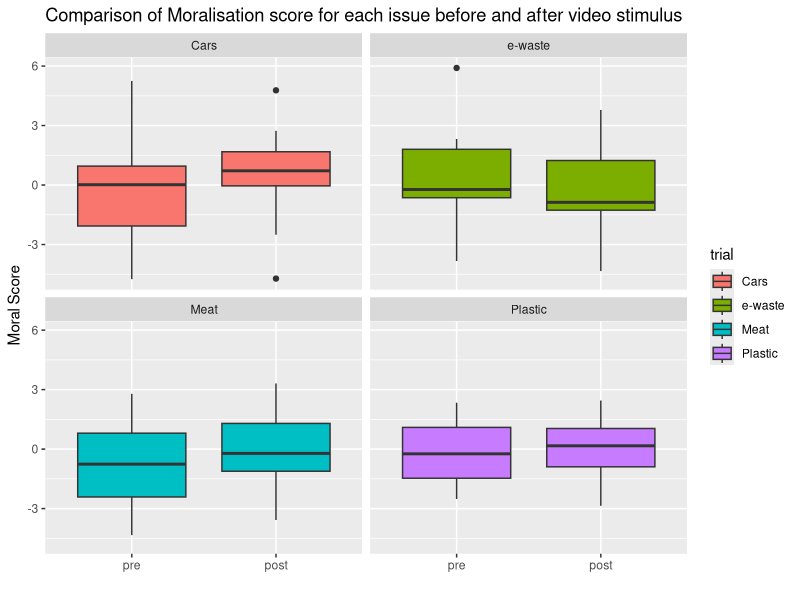

Reproduce this figure in R. (Note: this script raises an error after producing the figure.)
## ---- chunk 1
knitr::opts_chunk$set(echo = TRUE)
## ---- chunk 2
library(tidyverse)
library(xtable)
library(rstatix)

## PAUL SETTINGS
setwd("E:/R stuff/Moralisation")

## ---- chunk 3
#create dataframe
# number of participants
n <- 30

# set covariate values of familiarity
f1 <- rnorm(1, 0, 2)
f2 <- rnorm(1, 0, 2)
f3 <- rnorm(1, 0, 2)
f4 <- rnorm(1, 0, 2)

df <- data.frame('PID' = sort(rep(1:n, 4)), 'trial' = rep(c('Cars', 'Meat', 'Plastic', 'e-waste'), n), 'pre_post' = c(rep('pre',n*2), rep('post',n*2)))

df$moral_score <- rnorm(n*4, 0, 2)
df$trial <- factor(df$trial)                                                                                   
df$pre_post <- ordered(df$pre_post, levels = c("pre", "post"))
df$PID <- factor(df$PID)

## ---- chunk 4
df %>% group_by(trial, pre_post) %>% summarise(mean = mean(moral_score))

print(xtable(df %>% group_by(trial, pre_post) %>% summarise(mean = mean(moral_score))), type="html", file="example.html")

df %>% ggplot(aes(x=pre_post, y=moral_score, fill=trial))  + facet_wrap(df$trial) + geom_boxplot() + ggtitle("Comparison of Moralisation score for each issue before and after video stimulus") + ylab("Moral Score") + xlab("")

## ---- chunk 5

#Simple paired t-tests
df %>% filter(trial == 'Cars') %>% t.test(moral_score ~ pre_post, data = ., paired = TRUE)
df %>% filter(trial == 'e-waste') %>% t.test(moral_score ~ pre_post, data = ., paired = TRUE)
df %>% filter(trial == 'Meat') %>% t.test(moral_score ~ pre_post, data = ., paired = TRUE)
df %>% filter(trial == 'Plastic') %>% t.test(moral_score ~ pre_post, data = ., paired = TRUE)

# Effect sizes
df %>% filter(trial == 'Cars') %>% cohens_d(moral_score ~ pre_post, paired = TRUE)
df %>% filter(trial == 'e-waste') %>% cohens_d(moral_score ~ pre_post, paired = TRUE)
df %>% filter(trial == 'Meat') %>% cohens_d(moral_score ~ pre_post, paired = TRUE)
df %>% filter(trial == 'Plastic') %>% cohens_d(moral_score ~ pre_post, paired = TRUE)
